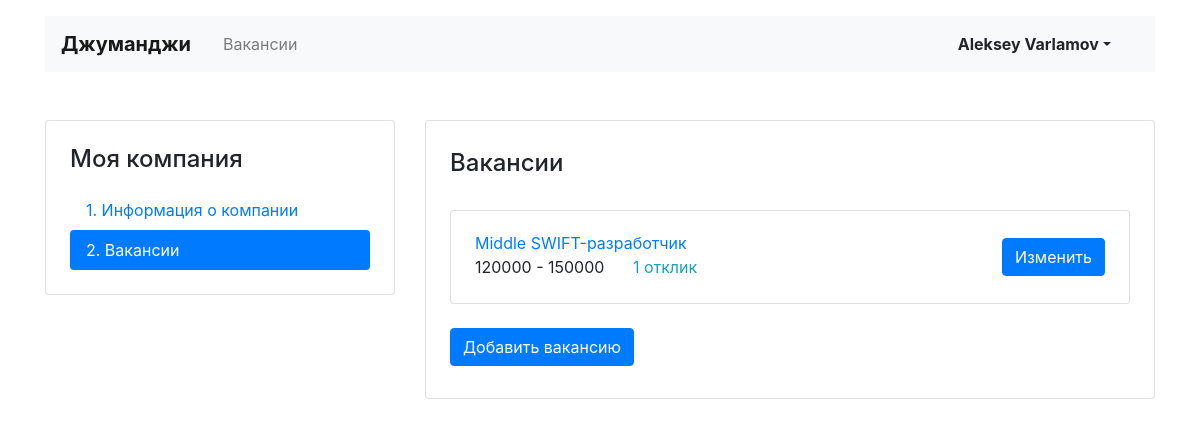
The page /mycompany/vacancies/ (signed in) on the database its author committed.
### vacancies/models.py (models this page shows, shortened)
class Vacancy(models.Model):
    title = models.CharField(max_length=120)
    specialty = models.ForeignKey(Specialty, on_delete=models.CASCADE, related_name='vacancies')
    company = models.ForeignKey(Company, on_delete=models.CASCADE, related_name='vacancies')
    skills = models.CharField(max_length=300)
    description = models.TextField()
    salary_min = models.IntegerField()
    salary_max = models.IntegerField()
    published_ad = models.DateField(auto_now=True)

### vacancies/views/my_vacancies.py (the view)
# urls.py: path('mycompany/vacancies/', MyVacanciesView.as_view(), name='my_vacancies'),
class MyVacanciesView(LoginRequiredMixin, View):
    def get(self, request):
        vacancies = Vacancy.objects.filter(
            company__owner_id=request.user.id)\
            .annotate(application_count=Count('applications'))
        if vacancies:
            return render(request, 'vacancies/vacancy_list.html', context={
                'vacancies': vacancies,
            })
        return render(request, 'vacancies/vacancy_list.html', context={})

### vacancies/templatetags/ru_pluralize.py (called while the page is built)
@register.filter()
def ru_pluralize(number: Union[int, str], args: str = 'вакансия,вакансии,вакансий'):
    nom_sing, gen_sing, gen_plur = args.split(',')
    number = abs(int(number))
    if 10 <= number % 100 <= 20:
        return f'{ number } { gen_plur }'
    if number % 10 == 1:
        return f'{ number } { nom_sing }'
    if 2 <= number % 10 <= 4:
        return f'{ number } { gen_sing }'
    return f'{number} {gen_plur}'

### vacancies/templates/vacancies/vacancy_list.html (shortened to what this page needs)
{% extends 'vacancies/../public/base.html' %}
{% load ru_pluralize %}
{% load crispy_forms_tags %}
{% block content %}
  <main class="container mt-3 pb-5">
    <div class="row mt-5">
      <div class="col-12 col-lg-4">
        <aside class="pt-3 pb-4 px-4 mb-5 card">
          <h1 class="h4 pt-2 pb-2">Моя компания</h1>
          <div class="nav flex-column nav-pills" id="v-pills-tab" role="tablist" aria-orientation="vertical">
            <a class="nav-link" href="{% url 'my_company' %}">1. Информация о&nbsp;компании</a>
            <a class="nav-link active" href="">2. Вакансии</a>
          </div>
        </aside>
      </div>
      <div class="col-12 col-lg-8">
        <div class="card">
          <div class="card-body px-4 pb-4">
            <section class="tab-pane fade show active">
              <h2 class="h4 pt-2 pb-3">Вакансии</h2>
              {% if vacancies %}
                {% for vacancy in vacancies %}
                  <div class="card mt-3">
                    <div class="card-body px-4">
                      <div class="row align-items-center">
                        <div class="col-6 col-lg-8">
                          <a href="{% url 'my_vacancy' vacancy.id %}" class="mb-1">{{ vacancy.title }}</a>
                          <p class="mb-1">
                          <span class="mr-4">{{ vacancy.salary_min }} - {{ vacancy.salary_max }}</span>
                              <a href="" class="text-info">{{ vacancy.application_count|ru_pluralize:'отклик, отклика,откликов' }}</a>
                          </p>
                        </div>
                        <div class="col-6 col-lg-4 text-right">
                          <a href="{% url 'my_vacancy' vacancy.id %}" class="btn btn-primary">Изменить</a>
                        </div>
                      </div>
                    </div>
                  </div>
                {% endfor %}
                {% else %}
                  <p>У вас пока нет вакансий. Вы можете их добавить, нажав кнопку ниже.</p>
                {% endif %}
                <a href="{% url 'my_vacancies_create' %}"><button type="submit" class="btn btn-primary mb-2 mt-4">Добавить вакансию</button></a>
            </section>
          </div>
        </div>
      </div>
    </div>
  </main>
{% endblock %}

### vacancies/templates/public/base.html (shortened to what this page needs)
<!DOCTYPE html>
<html lang="ru">
<head>
  <link rel="stylesheet" href="https://stackpath.bootstrapcdn.com/bootstrap/4.3.1/css/bootstrap.min.css">
</head>
<body>
  <header class="container mt-3">
    <nav class="navbar navbar-expand-lg navbar-light bg-light">
      <a class="navbar-brand mr-4 font-weight-bold" href="{% url 'main' %}">Джуманджи</a>
      <div class="collapse navbar-collapse justify-content-between" id="navbarNav">
        <ul class="navbar-nav col-10">
          <li class="nav-item">
            <a class="nav-link" href="{% url 'vacancies' %}">Вакансии</a>
          </li>
        </ul>
        <ul class="navbar-nav col-2 justify-content-end">
          <li class="nav-item active">
            {% if request.user.is_authenticated %}
              <button type="button" class="btn dropdown-toggle font-weight-bold" data-toggle="dropdown"
                      aria-haspopup="true" aria-expanded="false">{{ user.first_name }} {{ user.last_name }}</button>
            {% else %}
              <a href="{% url 'login' %}" class="nav-link font-weight-bold">Вход</a>
            {% endif %}
          </li>
        </ul>
      </div>
    </nav>
  </header>
  {% block content %}{% endblock %}
</body>
</html>

### rows shown on the page
Vacancy: title "Middle SWIFT-разработчик", salary_min "120000", salary_max "150000", application_count|ru_pluralize "1 отклик"

### other values the page prints
{{ user.first_name }} "Aleksey"
{{ user.last_name }} "Varlamov"
